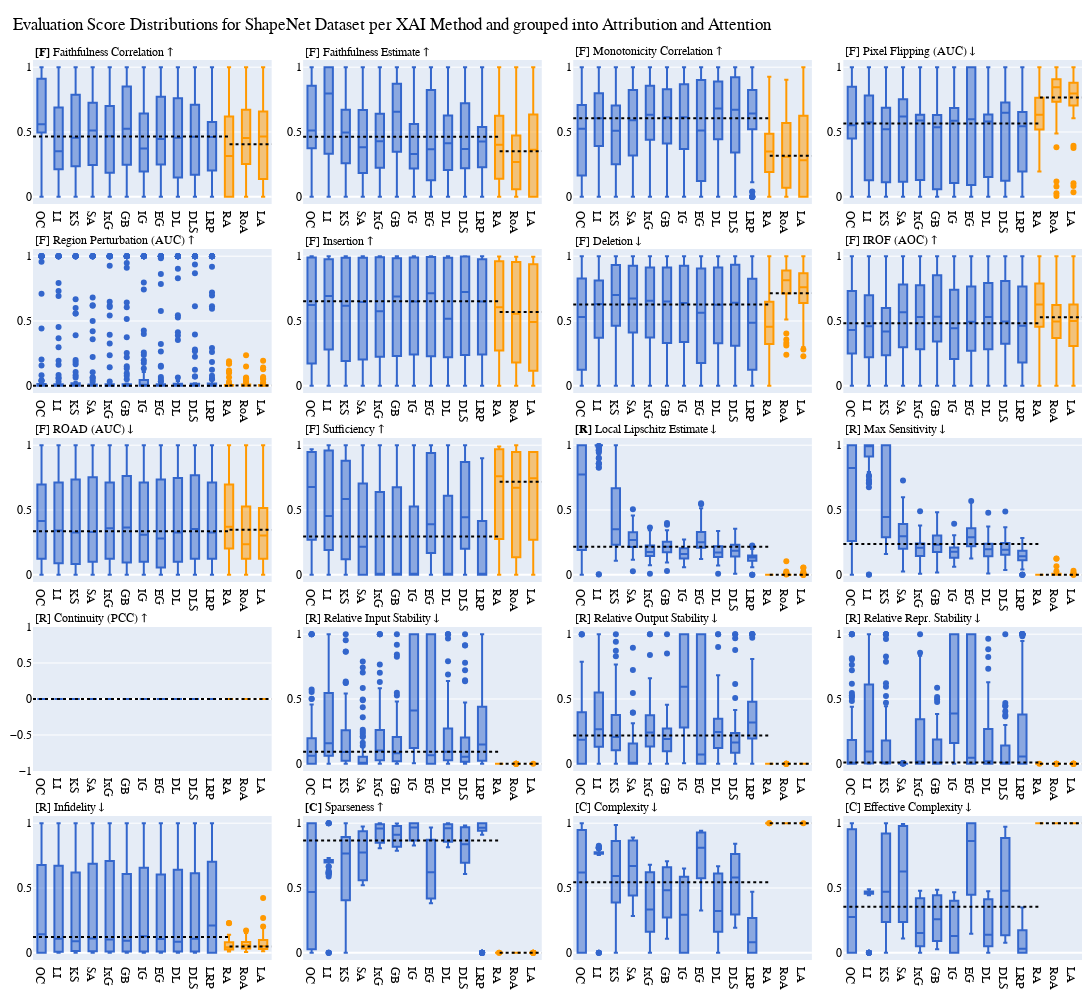

The code cell stored with this chart in its notebook:
### Markdown cell above
### Visualize Eval Results

### Code cell
from plotly.subplots import make_subplots
import plotly.graph_objects as go
import plotly.express as px
colors = px.colors.qualitative.G10

data = arr_pc_shpn

def NormalizeData(data, min, max):
    return (data - min) / ((max - min) + 0.00000000001)

titles = ["<b>[F]</b> Faithfulness Correlation \u2191", "[F] Faithfulness Estimate \u2191", "[F] Monotonicity Correlation \u2191", "[F] Pixel Flipping (AUC) \u2193", "[F] Region Perturbation (AUC) \u2191", "[F] Insertion \u2191", "[F] Deletion \u2193", "[F] IROF (AOC) \u2191", "[F] ROAD (AUC) \u2193", "[F] Sufficiency \u2191", "<b>[R]</b> Local Lipschitz Estimate \u2193", 
           "[R] Max Sensitivity \u2193", "[R] Continuity (PCC) \u2191", "[R] Relative Input Stability \u2193", "[R] Relative Output Stability \u2193", "[R] Relative Repr. Stability \u2193", "[R] Infidelity \u2193", "<b>[C]</b> Sparseness \u2191", "[C] Complexity \u2193", "[C] Effective Complexity \u2193"]

methods = ["OC","LI","KS","SA","IxG", "GB","GC","SC","C+", "IG", "EG", "DL", "DLS", "LRP", "RA", "RoA", "LA"] if data[0].shape[0] >= 14 else ["OC","LI","KS","SA","IxG", "GB", "IG", "EG", "DL", "DLS", "LRP", "RA", "RoA", "LA"]

fig = make_subplots(
    rows=5,
    cols=4,
    vertical_spacing = 0.05,
    horizontal_spacing= 0.03,
    subplot_titles=titles,

)

plot_row = [1,1,1,1,2,2,2,2,3,3,3,3,4,4,4,4,5,5,5,5]
plot_col = [1,2,3,4,1,2,3,4,1,2,3,4,1,2,3,4,1,2,3,4]
plot_x = ["attr","attr","attr","attr","attr","attr","attr","attr","attr","attr","attr","attr","attr","attr","atten","atten","atten",] if data[0].shape[1] == 20 else ["attr","attr","attr","attr","attr","attr","attr","attr","attr","attr","attr","atten","atten","atten",]

for i in range(20): # per eval
    d = np.vstack([data[0][:,i,:], data[1][:,i,:], data[2][(data[2].shape[0] - 3):data[2].shape[0],i,:]]).flatten()
    q_h = np.quantile(d, 0.9)
    q_l = np.quantile(d, 0.1)
    d = np.clip(d, q_l, q_h)
    d_max = d.max()
    d_min = d.min()

    data[0][:,i,:] = NormalizeData(np.clip(data[0][:,i,:], q_l, q_h),d_min,d_max)
    data[1][:,i,:] = NormalizeData(np.clip(data[1][:,i,:], q_l, q_h),d_min,d_max)
    data[2][(data[2].shape[0] - 3):data[2].shape[0],i,:] = NormalizeData(np.clip(data[2][(data[2].shape[0] - 3):data[2].shape[0],i,:], q_l, q_h),d_min,d_max)

    for j in range(data[0].shape[0]): # per attribution
        fig.add_trace(go.Box(y=np.concatenate((data[0][j,i,:], data[1][j,i,:])),name = methods[j], marker_color=colors[0], showlegend=False), # model, explain, eval, n
            row=plot_row[i],
            col=plot_col[i],
        )        
    for j in range(data[2].shape[0] - 3,data[2].shape[0]): # per attention
        fig.add_trace(go.Box(y=data[2][j,i,:],name = methods[j], marker_color=colors[2], showlegend=False), # model, explain, eval, n
            row=plot_row[i],
            col=plot_col[i],
        )

    fig.add_hline(y=np.median(np.concatenate((data[0][:,i,:], data[1][:,i,:]))),x0=0, x1=(1/17)*14, line_dash="dot", row=plot_row[i], col=plot_col[i], line_color="#000000", line_width=2)
    fig.add_hline(y=np.median(data[2][(data[2].shape[0] - 3) : data[2].shape[0],i,:]),x0=(1/17)*14, x1=1, line_dash="dot", row=plot_row[i], col=plot_col[i], line_color="#000000", line_width=2)

fig.update_layout(
    height=1000,
    width=2000,
    margin=dict(t=60, b=10, r=10, l=10),
    font=dict(
        family="Helvetica",
        color="#000000",
    ),
    title_font=dict(
        family="Helvetica",
        color="#000000",
    ),
    title={
        'text': "Evaluation Score Distributions for ShapeNet Dataset per XAI Method and grouped into Attribution and Attention",
        # 'y':0.9,
        'x':0.012,
        }

)

fig = left_align_facet_plot_titles(fig)
fig.update_annotations(font_size=12)
fig.write_image(os.getcwd() + "/data/figures/eval_distr/shapenet.png", scale=2)
fig.show()
